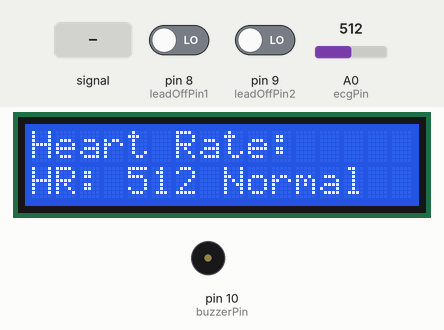
Recording of a program running on a simulated Arduino Uno, built with avr-gcc and run on an emulated ATmega328P. Shown: 16×2 character LCD, buzzer (waves = sounding, pin HIGH). The test bench sets the inputs (shaded band); at power-on: pin 8 (leadOffPin1) LOW, A0 (ecgPin) = 512, pin 9 (leadOffPin2) LOW. What the program prints to the serial monitor is not drawn.

Above: at 1.2 s.
1.3 s: A0 (ecgPin) fed a 200 Hz sine of ±460 counts around its level
At 1.75 s:
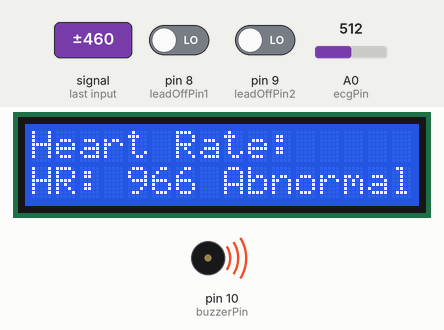
3.6 s: pin 8 (leadOffPin1) driven HIGH
At 4.8 s:
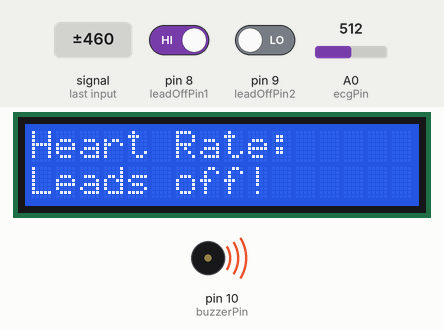
5.1 s: pin 8 (leadOffPin1) driven LOW
At 5.22 s:
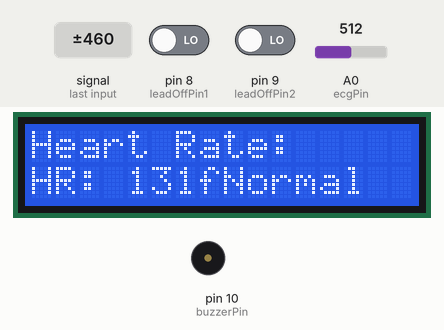
7.0 s: A0 (ecgPin) set to 716
At 7.4 s:
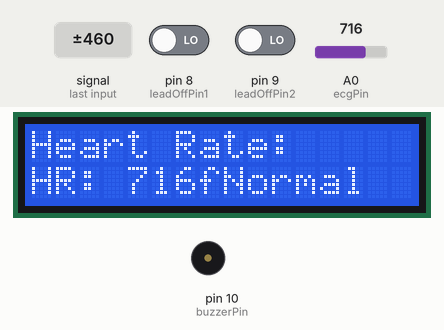
8.6 s: A0 (ecgPin) fed a 1000 Hz sine of ±255 counts around its level
At 9.14 s:
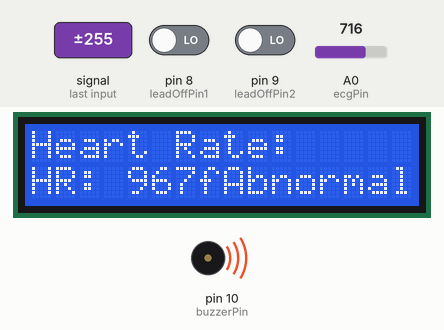
10.2 s: A0 (ecgPin) set to 900
At 11.0 s:
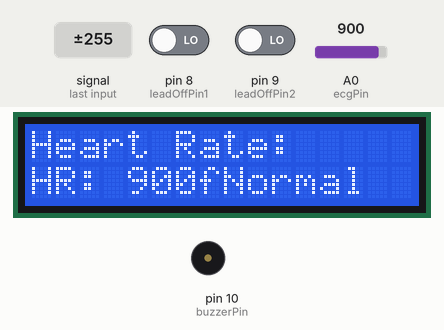
Timing chart, 0 to 12.8 s (numbered marks = the images above; inputs shaded):
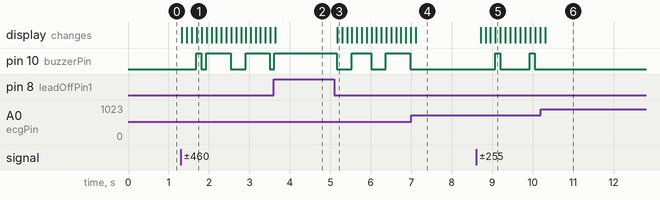

Measured:
- after the input at 1.3 s, pin 10 (buzzerPin): goes HIGH 0.12 s, LOW 0.12 s, HIGH 0.60 s, LOW 0.37 s, HIGH 0.60 s, then LOW, starting after 0.39 s; the display: first changes at once (image 1 shows a later state)
- after the input at 3.6 s, the display: changes at once (image 2)
- after the input at 5.1 s, pin 10 (buzzerPin): goes LOW 0.37 s, HIGH 0.48 s, LOW 0.37 s, HIGH 0.60 s, then LOW, starting after 0.06 s; the display: changes after 0.07 s (image 3)
- after the input at 7.0 s, pin 10 (buzzerPin): stays LOW (without the input it goes to HIGH after 0.34 s)
- after the input at 8.6 s, pin 10 (buzzerPin): alternates HIGH for 0.12 s and LOW for 0.74 s, starting after 0.47 s; the display: first changes after 0.11 s (image 5 shows a later state)
- after the input at 10.2 s, pin 10 (buzzerPin): stops changing and stays LOW

The program:

main.cpp
```cpp
#include <Arduino.h>
#include <Wire.h>
#include <LiquidCrystal_I2C.h>
#include <SoftwareSerial.h>

const int ecgPin = A0;
const int leadOffPin1 = 8;
const int leadOffPin2 = 9;
const int buzzerPin = 10;
const int rxPin = 11;
const int txPin = 12;

LiquidCrystal_I2C lcd(0x27, 16, 2);
SoftwareSerial bluetooth(rxPin, txPin);

void setup()
{

  Serial.begin(9600);
  bluetooth.begin(9600);

  pinMode(leadOffPin1, INPUT);
  pinMode(leadOffPin2, INPUT);
  pinMode(buzzerPin, OUTPUT);

  lcd.begin();
  lcd.backlight();
  lcd.setCursor(0, 0);
  lcd.print("Heart Rate:");
}

void loop()
{

  bool leadOffDetected = (digitalRead(leadOffPin1) == HIGH) || (digitalRead(leadOffPin2) == HIGH);

  if (leadOffDetected)
  {

    Serial.println("!");
    digitalWrite(buzzerPin, HIGH);
    lcd.setCursor(0, 1);
    lcd.print("Leads off!     ");
    bluetooth.println("Leads off!");
  }
  else
  {

    int ecgValue = analogRead(ecgPin);
    Serial.println(ecgValue);
    bluetooth.println(ecgValue);

    lcd.setCursor(0, 1);
    lcd.print("HR: ");
    lcd.print(ecgValue);

    if (ecgValue > 900 || ecgValue < 100)
    {
      digitalWrite(buzzerPin, HIGH);
      lcd.setCursor(8, 1);
      lcd.print("Abnormal ");
    }
    else
    {
      digitalWrite(buzzerPin, LOW);
      lcd.setCursor(8, 1);
      lcd.print("Normal    ");
    }
  }
  delay(100);
}
```
